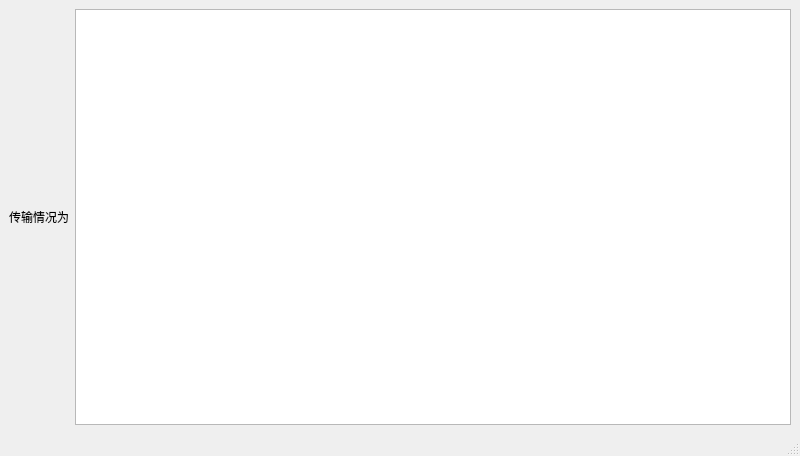
<?xml version="1.0" encoding="UTF-8"?>
<ui version="4.0">
 <class>MainWindow</class>
 <widget class="QMainWindow" name="MainWindow">
  <property name="geometry">
   <rect>
    <x>0</x>
    <y>0</y>
    <width>800</width>
    <height>456</height>
   </rect>
  </property>
  <property name="windowTitle">
   <string>MainWindow</string>
  </property>
  <widget class="QWidget" name="centralwidget">
   <layout class="QGridLayout" name="gridLayout">
    <item row="0" column="0">
     <widget class="QLabel" name="label">
      <property name="styleSheet">
       <string notr="true">font: italic 9pt &quot;Brush Script MT&quot;;</string>
      </property>
      <property name="text">
       <string>传输情况为</string>
      </property>
     </widget>
    </item>
    <item row="0" column="1">
     <widget class="QTextEdit" name="textEdit"/>
    </item>
   </layout>
  </widget>
  <widget class="QMenuBar" name="menubar">
   <property name="geometry">
    <rect>
     <x>0</x>
     <y>0</y>
     <width>800</width>
     <height>22</height>
    </rect>
   </property>
  </widget>
  <widget class="QStatusBar" name="statusbar"/>
 </widget>
 <resources/>
 <connections/>
</ui>
